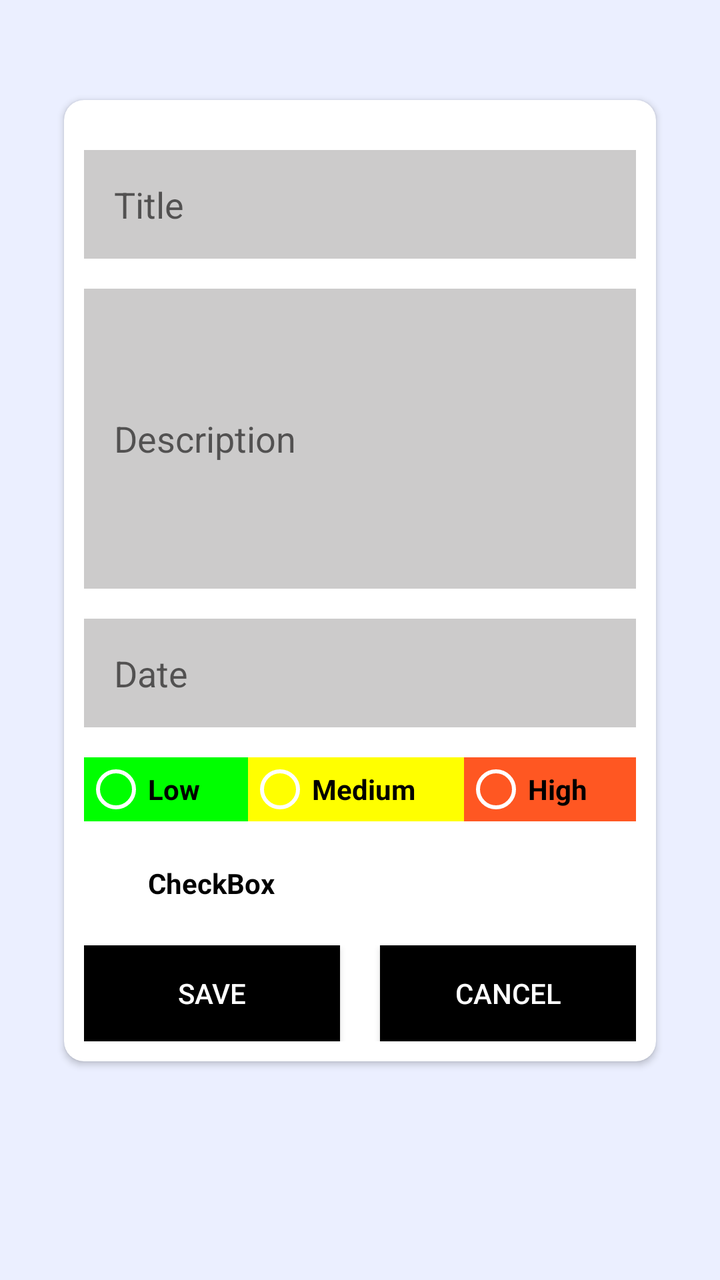
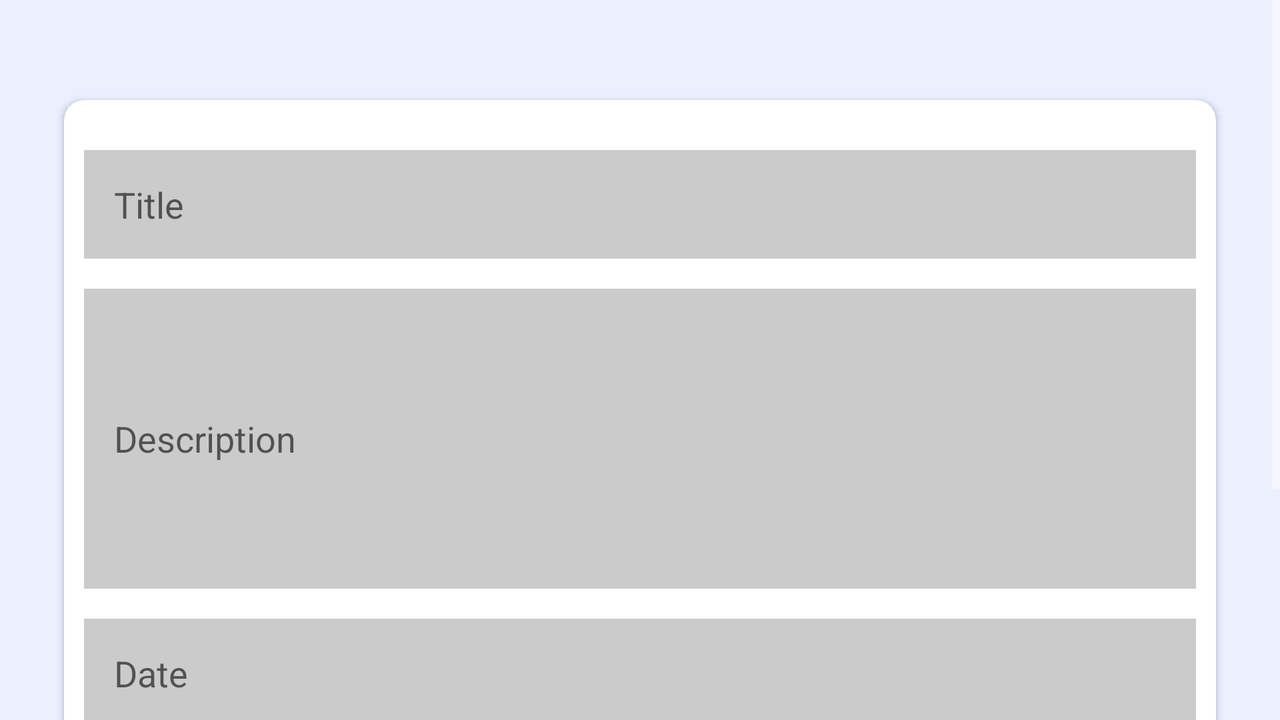

The same Android screen from two of the app's own layout files: first res/layout/ as a phone draws it, then the author's variant for another configuration, drawn on a device whose configuration selects that folder. Both files follow.
<!-- AndroidManifest.xml: application theme Theme.TodoApp -->
<!-- res/layout/fragment_edit_todo.xml -->
<?xml version="1.0" encoding="utf-8"?>
<RelativeLayout xmlns:android="http://schemas.android.com/apk/res/android"
    xmlns:app="http://schemas.android.com/apk/res-auto"
    xmlns:tools="http://schemas.android.com/tools"
    android:layout_width="match_parent"
    android:layout_height="match_parent"
    android:background="@color/background"
    tools:context=".EditTodoFragment">
    
    <androidx.cardview.widget.CardView
        android:layout_width="343dp"
        android:layout_height="wrap_content"
        android:layout_marginLeft="32dp"
        android:layout_marginTop="50dp"
        android:layout_marginRight="32dp"
        app:cardBackgroundColor="@color/white"
        app:cardCornerRadius="10dp">
        
        <ScrollView
            android:layout_width="match_parent"
            android:layout_height="wrap_content"
            android:layout_gravity="center"
            android:padding="10dp">
            
            <LinearLayout
                android:layout_width="match_parent"
                android:layout_height="wrap_content"
                android:orientation="vertical">
                
                <EditText
                    android:id="@+id/edit_fragment_txt_name"
                    android:layout_width="match_parent"
                    android:layout_height="wrap_content"
                    android:layout_marginTop="15dp"
                    android:layout_marginBottom="15dp"
                    android:background="@color/gray"
                    android:ems="10"
                    android:hint="@string/edit_title"
                    android:inputType="textPersonName"
                    android:padding="15dp" />
                
                <EditText
                    android:id="@+id/edit_fragment_txt_description"
                    android:layout_width="match_parent"
                    android:layout_height="wrap_content"
                    android:layout_marginBottom="15dp"
                    android:height="150dp"
                    android:background="@color/gray"
                    android:ems="10"
                    android:hint="@string/edit_description"
                    android:inputType="textMultiLine|textPersonName"
                    android:lines="5"
                    android:maxLines="5"
                    android:padding="15dp"
                    android:scrollbars="vertical" />
                
                <EditText
                    android:id="@+id/edit_fragment_txt_date"
                    android:layout_width="match_parent"
                    android:layout_height="wrap_content"
                    android:layout_marginBottom="15dp"
                    android:background="@color/gray"
                    android:ems="10"
                    android:hint="@string/edit_date"
                    android:inputType="textPersonName"
                    android:padding="15dp" />
                
                <RadioGroup
                    android:id="@+id/edit_fragment_rg_priority"
                    android:layout_width="match_parent"
                    android:layout_height="wrap_content"
                    android:layout_marginBottom="15dp"
                    android:orientation="horizontal">
                    
                    <RadioButton
                        android:id="@+id/edit_fragment_rb_low"
                        android:layout_width="wrap_content"
                        android:layout_height="wrap_content"
                        android:layout_weight="1"
                        android:background="@color/color_low"
                        android:text="@string/edit_low"
                        android:textStyle="bold" />
                    
                    <RadioButton
                        android:id="@+id/edit_fragment_rb_medium"
                        android:layout_width="wrap_content"
                        android:layout_height="wrap_content"
                        android:layout_weight="1"
                        android:background="@color/color_medium"
                        android:text="@string/edit_medium"
                        android:textStyle="bold" />
                    
                    <RadioButton
                        android:id="@+id/edit_fragment_rb_high"
                        android:layout_width="wrap_content"
                        android:layout_height="wrap_content"
                        android:layout_weight="1"
                        android:background="@color/color_high"
                        android:text="@string/edit_high"
                        android:textStyle="bold" />


                    
                </RadioGroup>
                
                <CheckBox
                    android:id="@+id/edit_fragment_chk_complete"
                    android:layout_width="match_parent"
                    android:layout_height="wrap_content"
                    android:layout_marginBottom="15dp"
                    android:text="CheckBox"
                    android:textStyle="bold" />
                
                <LinearLayout
                    android:layout_width="match_parent"
                    android:layout_height="match_parent"
                    android:orientation="horizontal">
                    
                    <Button
                        android:id="@+id/edit_fragment_btn_save"
                        android:layout_width="wrap_content"
                        android:layout_height="wrap_content"
                        android:layout_marginRight="10dp"
                        android:layout_weight="1"
                        android:background="@color/black"
                        android:text="@string/edit_save"
                        android:textColor="@color/white" />
                    
                    <Button
                        android:id="@+id/edit_fragment_btn_cancel"
                        android:layout_width="wrap_content"
                        android:layout_height="wrap_content"
                        android:layout_marginLeft="10dp"
                        android:layout_weight="1"
                        android:background="@color/black"
                        android:text="@string/cancel"
                        android:textColor="@color/white" />
                    
                </LinearLayout>
                
            </LinearLayout>
            
        </ScrollView>
        
    </androidx.cardview.widget.CardView>
    
</RelativeLayout>
<!-- resources referenced by this layout -->
<resources>
  <color name="background">#FAEBEFFF</color>
  <color name="black">#FF000000</color>
  <color name="color_high">#FF5722</color>
  <color name="color_low">#00FF00</color>
  <color name="color_medium">#FFFF00</color>
  <color name="gray">#CCCBCB</color>
  <color name="white">#FFFFFFFF</color>
  <string name="cancel">Cancel</string>
  <string name="edit_date">Date</string>
  <string name="edit_description">Description</string>
  <string name="edit_high">High</string>
  <string name="edit_low">Low</string>
  <string name="edit_medium">Medium</string>
  <string name="edit_save">Save</string>
  <string name="edit_title">Title</string>
  <style name="Theme.TodoApp" parent="Theme.AppCompat.Light.NoActionBar">
          
          <item name="colorPrimary">@color/purple_500</item>
          <item name="colorPrimaryVariant">@color/purple_700</item>
          <item name="colorOnPrimary">@color/white</item>
          
          <item name="colorSecondary">@color/teal_200</item>
          <item name="colorSecondaryVariant">@color/teal_700</item>
          <item name="colorOnSecondary">@color/black</item>
          
          <item name="android:statusBarColor" tools:targetApi="l">?attr/colorPrimaryVariant</item>
          
          <item name="android:textColorSecondary">@android:color/white</item>
      </style>
  <color name="purple_500">#FF6200EE</color>
  <color name="purple_700">#FF3700B3</color>
  <color name="teal_200">#FF03DAC5</color>
  <color name="teal_700">#FF018786</color>
</resources>
<!-- res/layout-land/fragment_edit_todo.xml (the author's variant of the layout above) -->
<!-- drawn on the phone turned sideways -->
<?xml version="1.0" encoding="utf-8"?>
<RelativeLayout xmlns:android="http://schemas.android.com/apk/res/android"
    xmlns:app="http://schemas.android.com/apk/res-auto"
    xmlns:tools="http://schemas.android.com/tools"
    android:layout_width="match_parent"
    android:layout_height="match_parent"
    android:background="@color/background"
    tools:context=".EditTodoFragment">

    <ScrollView
        android:layout_width="match_parent"
        android:layout_height="wrap_content"
        android:layout_gravity="center">

        <androidx.cardview.widget.CardView
            android:layout_width="match_parent"
            android:layout_height="wrap_content"
            android:layout_marginLeft="32dp"
            android:layout_marginTop="50dp"
            android:layout_marginRight="32dp"
            android:layout_marginBottom="20dp"
            app:cardBackgroundColor="@color/white"
            app:cardCornerRadius="10dp">


            <LinearLayout
                android:layout_width="match_parent"
                android:layout_height="wrap_content"
                android:orientation="vertical"
                android:padding="10dp">

                <EditText
                    android:id="@+id/edit_fragment_txt_name"
                    android:layout_width="match_parent"
                    android:layout_height="wrap_content"
                    android:layout_marginTop="15dp"
                    android:layout_marginBottom="15dp"
                    android:background="@color/gray"
                    android:ems="10"
                    android:hint="@string/edit_title"
                    android:inputType="textPersonName"
                    android:padding="15dp" />

                <EditText
                    android:id="@+id/edit_fragment_txt_description"
                    android:layout_width="match_parent"
                    android:layout_height="wrap_content"
                    android:layout_marginBottom="15dp"
                    android:height="150dp"
                    android:background="@color/gray"
                    android:ems="10"
                    android:hint="@string/edit_description"
                    android:inputType="textMultiLine|textPersonName"
                    android:lines="5"
                    android:maxLines="5"
                    android:padding="15dp"
                    android:scrollbars="vertical" />

                <EditText
                    android:id="@+id/edit_fragment_txt_date"
                    android:layout_width="match_parent"
                    android:layout_height="wrap_content"
                    android:layout_marginBottom="15dp"
                    android:background="@color/gray"
                    android:ems="10"
                    android:hint="@string/edit_date"
                    android:inputType="textPersonName"
                    android:padding="15dp" />

                <RadioGroup
                    android:id="@+id/edit_fragment_rg_priority"
                    android:layout_width="match_parent"
                    android:layout_height="wrap_content"
                    android:layout_marginBottom="15dp"
                    android:orientation="horizontal">

                    <RadioButton
                        android:id="@+id/edit_fragment_rb_low"
                        android:layout_width="wrap_content"
                        android:layout_height="wrap_content"
                        android:layout_weight="1"
                        android:background="@color/color_low"
                        android:text="@string/edit_low"
                        android:textStyle="bold" />

                    <RadioButton
                        android:id="@+id/edit_fragment_rb_medium"
                        android:layout_width="wrap_content"
                        android:layout_height="wrap_content"
                        android:layout_weight="1"
                        android:background="@color/color_medium"
                        android:text="@string/edit_medium"
                        android:textStyle="bold" />

                    <RadioButton
                        android:id="@+id/edit_fragment_rb_high"
                        android:layout_width="wrap_content"
                        android:layout_height="wrap_content"
                        android:layout_weight="1"
                        android:background="@color/color_high"
                        android:text="@string/edit_high"
                        android:textStyle="bold" />


                </RadioGroup>

                <CheckBox
                    android:id="@+id/edit_fragment_chk_complete"
                    android:layout_width="match_parent"
                    android:layout_height="wrap_content"
                    android:layout_marginBottom="15dp"
                    android:text="CheckBox"
                    android:textStyle="bold" />

                <LinearLayout
                    android:layout_width="match_parent"
                    android:layout_height="match_parent"
                    android:orientation="horizontal">

                    <Button
                        android:id="@+id/edit_fragment_btn_save"
                        android:layout_width="wrap_content"
                        android:layout_height="wrap_content"
                        android:layout_marginRight="10dp"
                        android:layout_weight="1"
                        android:background="@color/black"
                        android:text="@string/edit_save"
                        android:textColor="@color/white" />

                    <Button
                        android:id="@+id/edit_fragment_btn_cancel"
                        android:layout_width="wrap_content"
                        android:layout_height="wrap_content"
                        android:layout_marginLeft="10dp"
                        android:layout_weight="1"
                        android:background="@color/black"
                        android:text="@string/cancel"
                        android:textColor="@color/white" />
                </LinearLayout>
            </LinearLayout>

        </androidx.cardview.widget.CardView>
    </ScrollView>
</RelativeLayout>
